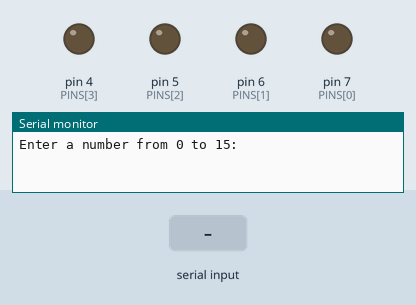
This sketch was run on a simulated Arduino Uno, built with avr-gcc and run on an emulated ATmega328P. Shown: output pins drawn as LEDs (lit = HIGH), the last lines printed to the serial monitor. Dashed ring = blinking. The test bench sets the inputs (shaded band).

Above: at 1.2 s.
1.3 s: "90,45\n" received over Serial
At 1.45 s:
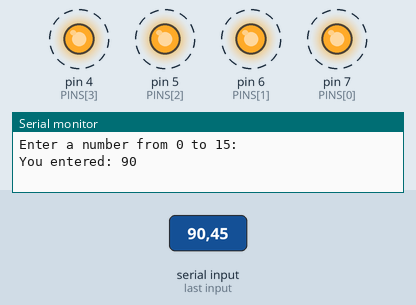
4.3 s: "5\n" received over Serial
At 5.4 s:
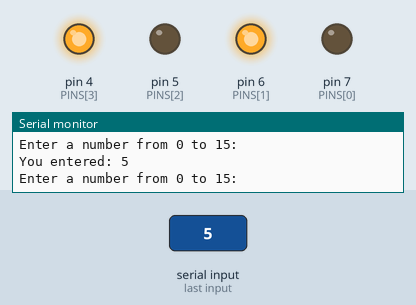
6.4 s: "30,150\n" received over Serial
At 6.55 s:
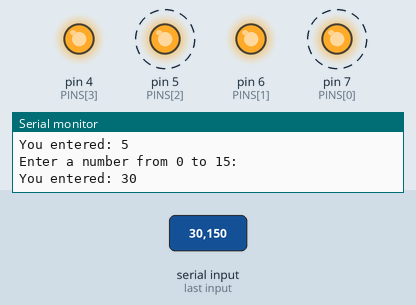
9.4 s: "90\n" received over Serial
Timing chart, 0 to 13.0 s (numbered marks = the images above; inputs shaded):
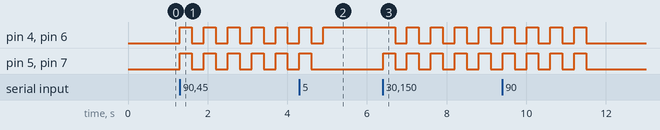

The sketch:

binary_led_4bit.ino
```cpp
// binary_led_4bit.ino
// Shows numbers 0..15 in binary on LEDs at pins 7,6,5,4 (MSB→LSB).

const uint8_t PINS[] = {7, 6, 5, 4};
const size_t NUM_LEDS = sizeof(PINS) / sizeof(PINS[0]);

const unsigned long ERROR_BLINK_MS = 300;
const int ERROR_BLINK_COUNT = 3;

void prompt() {
  Serial.println("Enter a number from 0 to 15:");
}

void clearLeds() {
  for (size_t i = 0; i < NUM_LEDS; ++i) digitalWrite(PINS[i], LOW);
}

void showValue(uint8_t value) {
  for (size_t i = 0; i < NUM_LEDS; ++i) {
    uint8_t bitIndex = (NUM_LEDS - 1) - i;   // MSB→LSB
    bool on = (value >> bitIndex) & 0x01;
    digitalWrite(PINS[i], on ? HIGH : LOW);
  }
}

void blinkError() {
  for (int k = 0; k < ERROR_BLINK_COUNT; ++k) {
    for (size_t i = 0; i < NUM_LEDS; ++i) digitalWrite(PINS[i], HIGH);
    delay(ERROR_BLINK_MS);
    for (size_t i = 0; i < NUM_LEDS; ++i) digitalWrite(PINS[i], LOW);
    delay(ERROR_BLINK_MS);
  }
}

void flushLine() {
  while (Serial.available()) { if (Serial.read() == '\n') break; }
}

void setup() {
  Serial.begin(9600);
  Serial.setTimeout(100);
  for (size_t i = 0; i < NUM_LEDS; ++i) pinMode(PINS[i], OUTPUT);
  clearLeds();
  prompt();
}

void loop() {
  if (Serial.available() > 0) {
    long value = Serial.parseInt();
    flushLine();

    Serial.print("You entered: ");
    Serial.println(value);

    if (value >= 0 && value < (1 << NUM_LEDS)) {
      showValue((uint8_t)value);
    } else {
      blinkError();
      clearLeds();
    }
    prompt();
  }
}
```

Measured:
- after the input at 1.3 s, pin 4 (PINS[3]), pin 5 (PINS[2]), pin 6 (PINS[1]), pin 7 (PINS[0]): alternates HIGH for 0.30 s and LOW for 0.30 s, starting at once
- after the input at 6.4 s, pin 4 (PINS[3]), pin 6 (PINS[1]): alternates HIGH for 0.30 s and LOW for 0.30 s, starting after 0.30 s; pin 5 (PINS[2]), pin 7 (PINS[0]): alternates HIGH for 0.30 s and LOW for 0.30 s, starting at once
